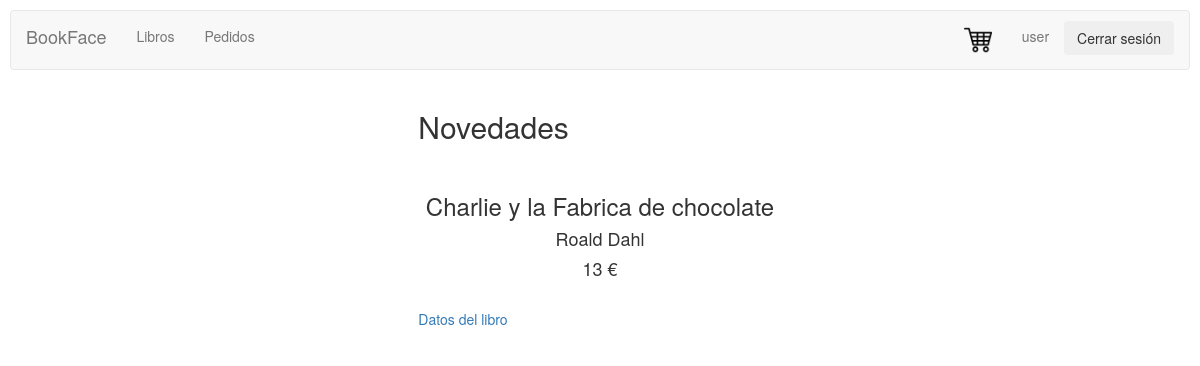
/controluser/principalusuario.php (signed in), run on the app's committed database.
### tables this page shows
CREATE TABLE `libros` (
  `isbn` int(13) NOT NULL AUTO_INCREMENT,
  `titulo` varchar(45) NOT NULL,
  `autor` varchar(45) NOT NULL,
  `editorial` varchar(45) NOT NULL,
  `numpag` int(11) DEFAULT NULL,
  `encuadernacion` varchar(45) DEFAULT NULL,
  `precio` int(11) NOT NULL,
  PRIMARY KEY (`isbn`)
);

### controluser/principalusuario.php (the view, shortened to what this page needs)
<?php session_start();
if (isset($_SESSION["user"]) && $_SESSION["user"]!="admin") { ?>
<!DOCTYPE html>
<html>
<head>
    <link rel="stylesheet" href="../CSS/styles.css">
    <link rel="stylesheet" href="../CSS/menuadmin.css"> </head>
<body>
<div class="row">
<?php include_once "../controluser/menuuser.php" ?>
</div>
<div class="row">
     <div class="col-md-4"></div>
     <div class="col-md-4" style='background-color: white; border-radius:10px;'>
        <h2>Novedades</h2>
        <br>
        <?php
            $connection = new mysqli("localhost", "user", "2asirtriana", "proyecto");
            $connection->set_charset("utf8");
            if ($result = $connection->query("select * from libros order by isbn desc limit 1;")) {
                ?>
            <?php
                while($obj = $result->fetch_object()) {
                    echo "<center><h3>".$obj->titulo."</h3></center>";
                    echo "<center><h4>".$obj->autor."</h4></center>";
                    echo "<center><h4>".$obj->precio." €</h4></center>";
                    echo "<br>";
                    echo "<p><a href='../librosuser/libro.php?cod=$obj->isbn'>Datos del libro</a><p>";
                }
            }
            else {
                session_destroy();
                header("Location: ../login.php");
              }
        ?>
     </div>
     <div class="col-md-4"></div>
</div>
</body>
</html>
<?php } else {
    session_destroy();
    header("Location: login.php");
  }
 ?>

### CSS/styles.css (style rules this page uses)
body { background-image:url("http://culto.latercera.com/wp-content/uploads/2017/04/Libros-1-900x600.jpg"); background-position:center; background-size: 100%; background-repeat: no-repeat; padding:10px; }

### CSS/menuadmin.css (style rules this page uses)
body,html { height: 100%; }
.row { padding: 0px 15px; }

### data on the page
libros: titulo "Charlie y la Fabrica de chocolate", autor "Roald Dahl", precio "13"

### other printed values
$_SESSION["user"] "user"
